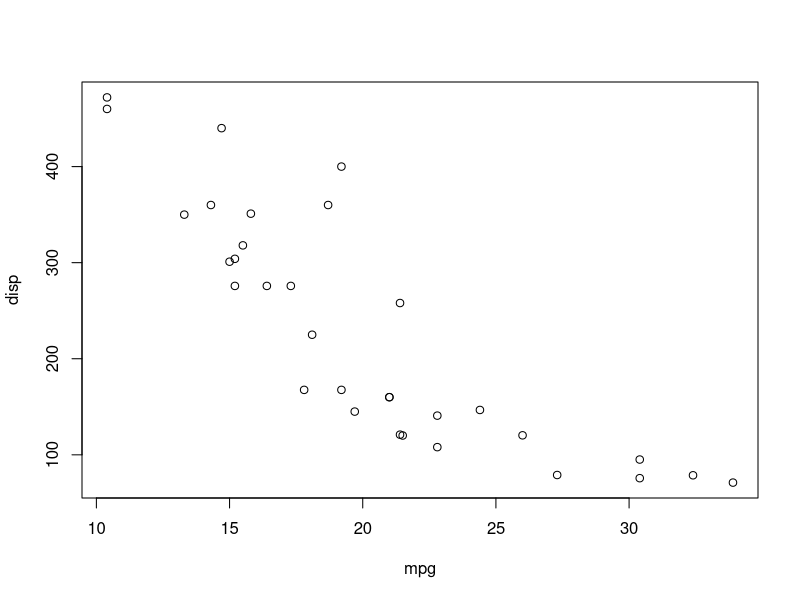
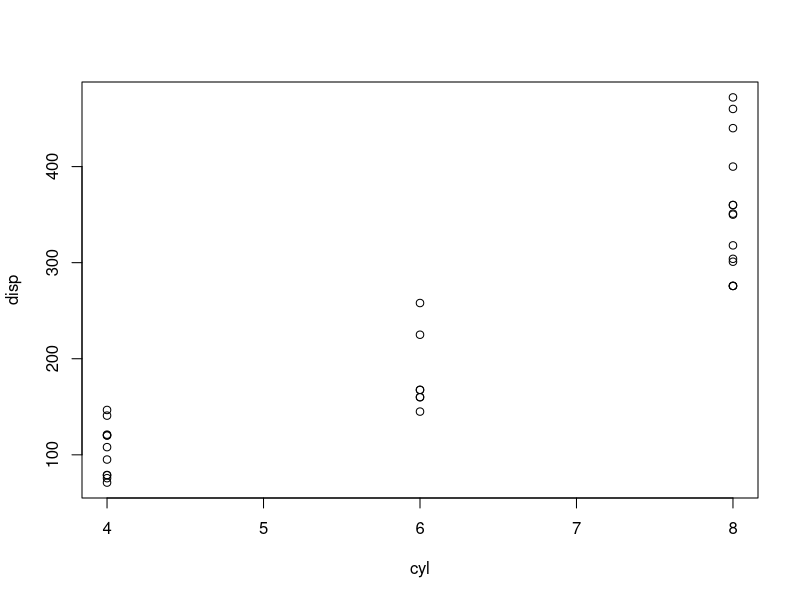
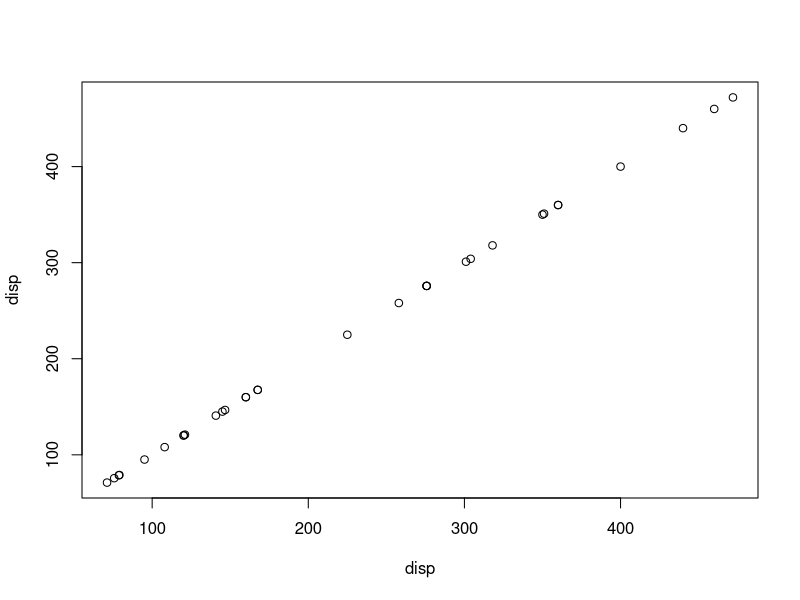
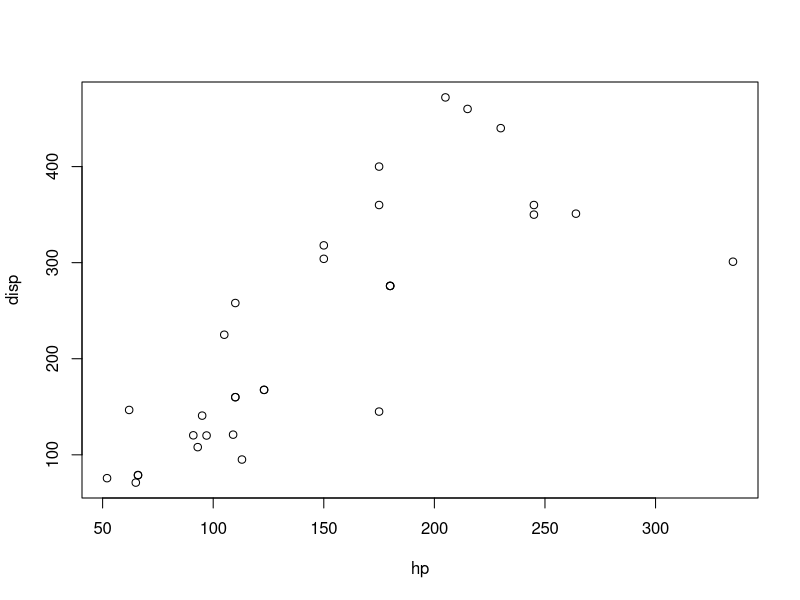
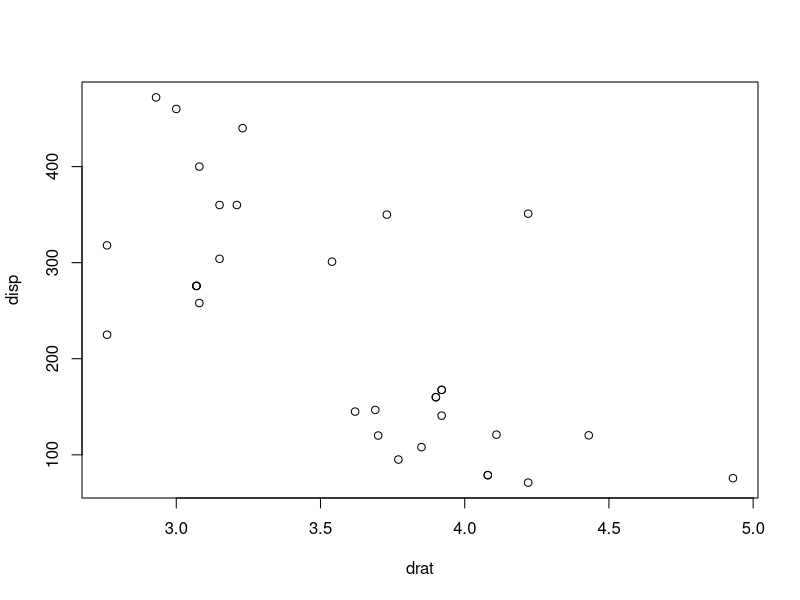
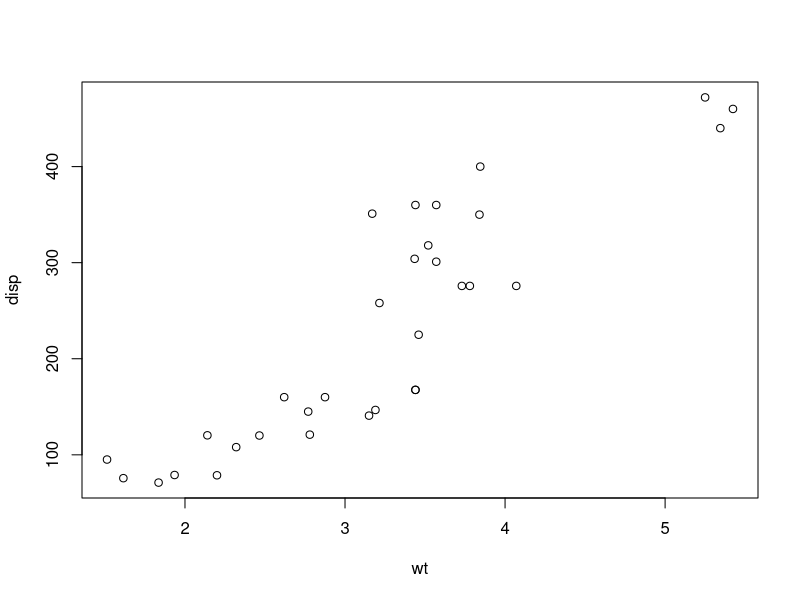
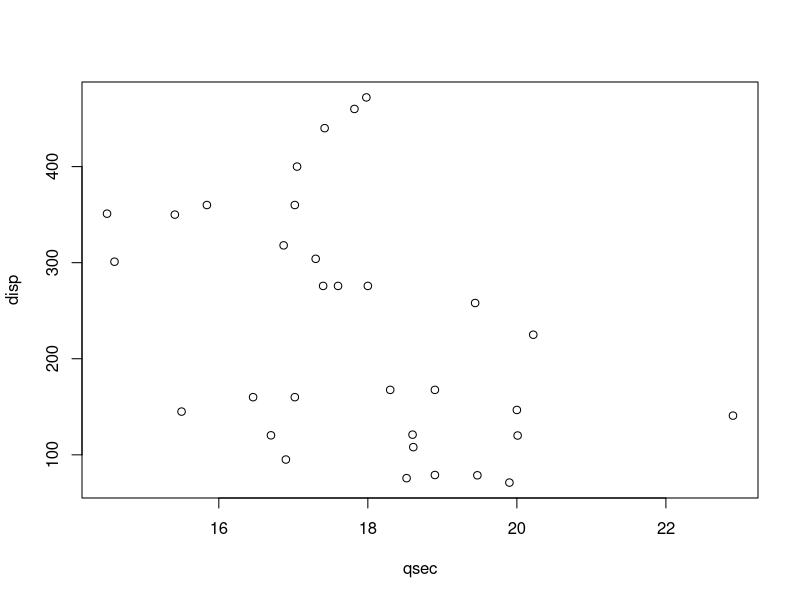
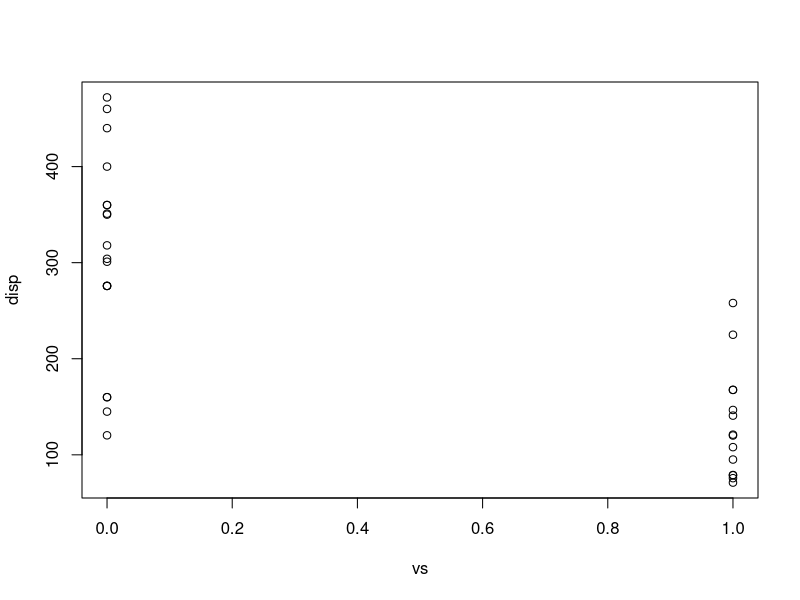

Reproduce these figures in R, in order. (Note: this script raises an error after producing the figures.)
data("mtcars")


for(v in names(mtcars)){
  plot(mtcars[,v],mtcars$disp,xlab = v,ylab="disp")
}

for (col in names(Boston)) {
  plot(Boston[,col], Boston$crim,xlab=col,ylab="crim")
}

